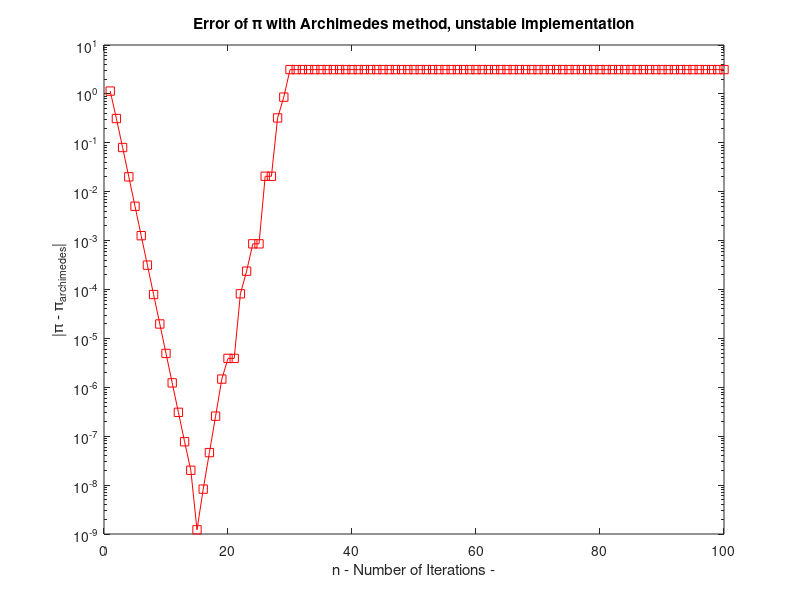
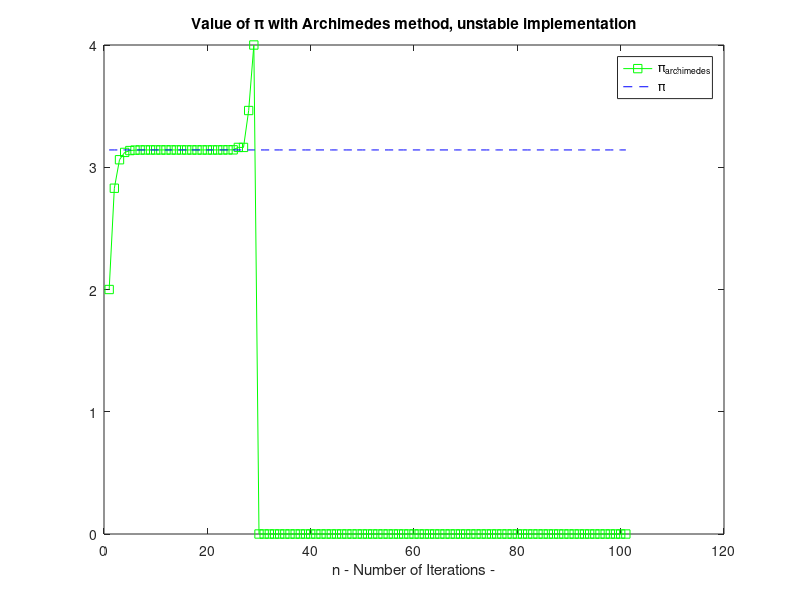

Reproduce these figures in MATLAB, in order.
N = 100; # Number of iterations

Y = zeros(N,1); # yk
Y(1) = 2; # First term of series

E = zeros(N,1); # Error in terms of iteration

for i = 1:N
  sqrt1 = sqrt(1 - ((Y(i)/(2^i))^2)); # This implementation is unstable
  Y(i+1) = (2^i) * sqrt(2*(1-sqrt1));
  E(i) = abs(pi - Y(i));

end

h = figure();
semilogy(1:N, E, "-sr");
title('Error of \pi with Archimedes method, unstable implementation');
ylabel('|\pi - \pi_{archimedes}|');
xlabel("n - Number of Iterations -");
set(h,'PaperSize',[5 5]);
print(h,'error_plot', '-dpdf', '-r300', '-bestfit');

h2 = figure();
plot(1:N+1, Y, "-sg"); hold on
plot(1:N+1, ones(N+1,1)*pi, "--b");
title('Value of \pi with Archimedes method, unstable implementation');
xlabel("n - Number of Iterations -");
legend('\pi_{archimedes}', '\pi');
set(h2,'PaperSize',[5 5]);
print(h2,'pi_plot', '-dpdf', '-r300', '-bestfit');

